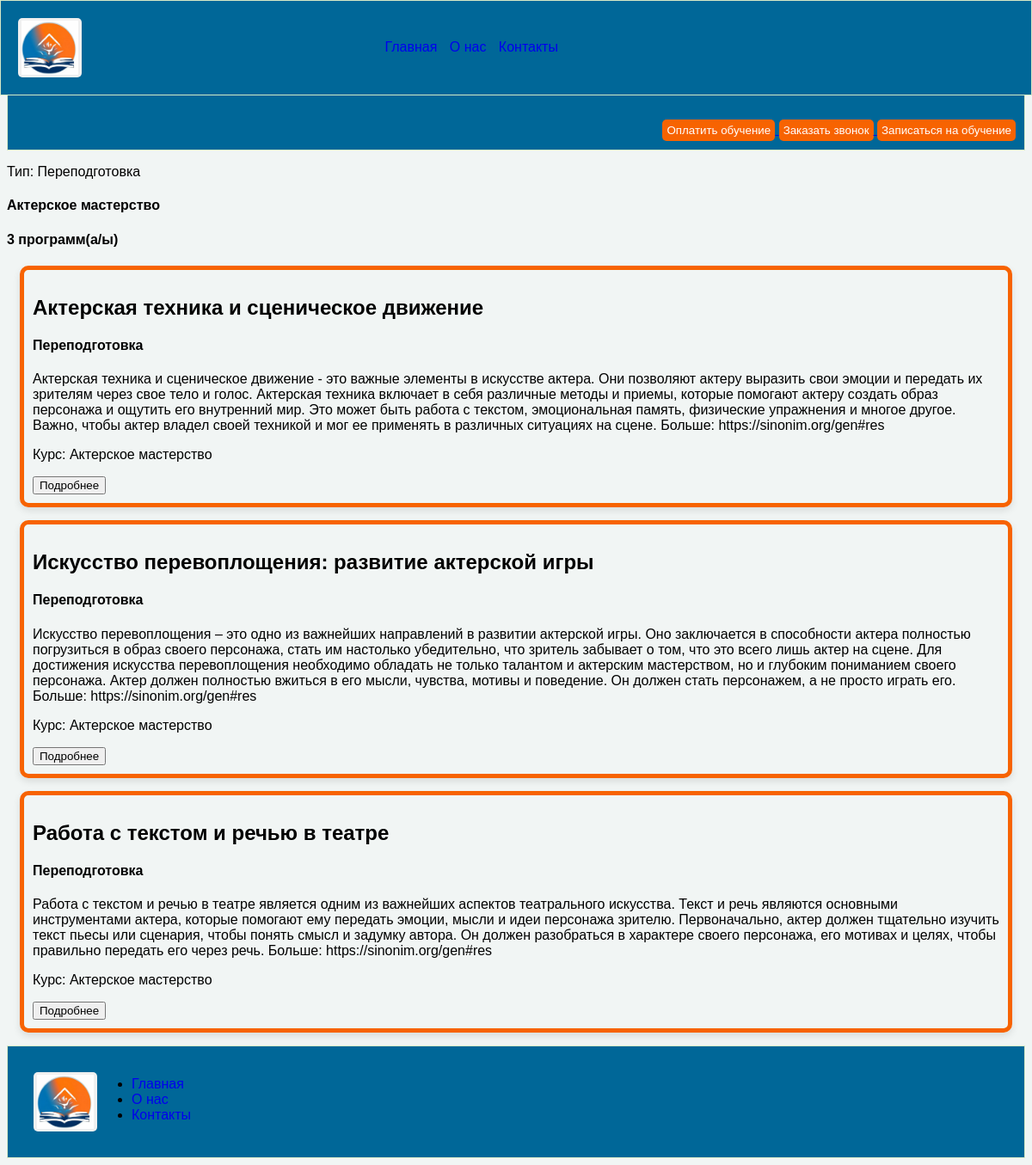
The page /14 on the database its author committed.
### Centr/models.py (models this page shows, shortened)
class MenuTrainingCent(models.Model):
    title = models.CharField(max_length=70, verbose_name='Название')
    description = models.TextField(verbose_name='Описание')
    image = models.ImageField(upload_to='images', verbose_name='Изображение')
    value_programs = models.IntegerField(default=1, verbose_name='количество программ обучения')
    TYPE = [
        ('PPD', 'Переподготовка'),
        ('DPD', 'Доподготовка'),
    ]
    type = models.CharField(choices=TYPE, max_length=3, default='PPD', verbose_name='Тип')

class more_detailed(models.Model):
    title = models.CharField(max_length=200, verbose_name='Название')
    kurs = models.CharField(max_length=70, blank=True,
                            verbose_name='Указать название курса пример Педагогика или менеджмент')
    description = models.TextField(verbose_name='Описание')
    TYPE = [
        ('PPD', 'Переподготовка'),
        ('DPD', 'Доподготовка'),
    ]
    type = models.CharField(choices=TYPE, max_length=3, default='PPD', verbose_name='Тип')

### Centr/views.py (the view)
# urls.py: path('<int:object_id>', views.detailed, name='detailed'),
def detailed(request, object_id):  # object_id принимает id из URL
    detail = get_object_or_404(MenuTrainingCent, pk=object_id)
    program = more_detailed.objects.order_by('type')
    infa = card_info.objects.all()
    context = {'infa': infa,'detail': detail, 'program': program}
    return render(request, 'more_detailed.html', context=context)

### Centr/templates/more_detailed.html
{% extends 'main.html' %}
    {% load static %}
{% block content %}
    <p>Тип: {{ detail.get_type_display }}</p>
    <h4>{{ detail.title }}</h4>
    <h4>{{ detail.value_programs }} программ(а/ы)</h4>
{% for item in program %}
    {% if item.kurs == detail.title  %}
        {% if item.get_type_display == detail.get_type_display %}
            <div class="card_detail">
                <h2>{{ item.title }}</h2>
                <h4> {{ item.get_type_display }}</h4>
                <p>{{ item.description }}</p>
                <p>Курс: {{ item.kurs }}</p>
                    <a href="{% url 'info_program' item.title   %}"> <button >Подробнее</button></a>
            </div>
        {% endif %}
    {% endif %}
{% endfor %}
{% endblock  %}

### Centr/static/css/marketplace.css (style rules this page uses)
body { background: #f1f5f4; margin: 0; }
* { box-sizing: border-box; }

### Centr/static/css/about111.css (style rules this page uses)
body { font-family: sans-serif; }

### Centr/static/css/trtri.css (style rules this page uses)
.card_detail { position: relative; margin: 15px; overflow: hidden; cursor: pointer; border-radius: 10px; box-shadow: 0 4px 8px rgba(0, 0, 0, 0.1); border: 5px solid #f76301; padding: 10px; margin: 15px; }

### Centr/static/css/callback.css (style rules this page uses)
body { display: block; margin: 8px; }

### Centr/static/css/conta.css (style rules this page uses)
body { font-family: sans-serif; }

### Centr/static/css/payment.css (style rules this page uses)
body { display: block; margin: 8px; }

### rows shown on the page
MenuTrainingCent: type "Переподготовка", title "Актерское мастерство", value_programs "3"
more_detailed: title "Актерская техника и сценическое движение", type "Переподготовка", description "Актерская техника и сценическое движение - это важные элементы в искусстве актера. Они позволяют актеру выразить свои эмоции и передать их зрителям через свое тело и голос. Актерская техника включает в себя различные методы и приемы, которые помогают актеру создать образ персонажа и ощутить его внутренний мир. Это может быть работа с текстом, эмоциональная память, физические упражнения и многое другое. Важно, чтобы актер владел своей техникой и мог ее применять в различных ситуациях на сцене. Больше: https://sinonim.org/gen#res", kurs "Актерское мастерство"
more_detailed: title "Искусство перевоплощения: развитие актерской игры", type "Переподготовка", description "Искусство перевоплощения – это одно из важнейших направлений в развитии актерской игры. Оно заключается в способности актера полностью погрузиться в образ своего персонажа, стать им настолько убедительно, что зритель забывает о том, что это всего лишь актер на сцене. Для достижения искусства перевоплощения необходимо обладать не только талантом и актерским мастерством, но и глубоким пониманием своего персонажа. Актер должен полностью вжиться в его мысли, чувства, мотивы и поведение. Он должен стать персонажем, а не просто играть его. Больше: https://sinonim.org/gen#res", kurs "Актерское мастерство"
more_detailed: title "Работа с текстом и речью в театре", type "Переподготовка", description "Работа с текстом и речью в театре является одним из важнейших аспектов театрального искусства. Текст и речь являются основными инструментами актера, которые помогают ему передать эмоции, мысли и идеи персонажа зрителю. Первоначально, актер должен тщательно изучить текст пьесы или сценария, чтобы понять смысл и задумку автора. Он должен разобраться в характере своего персонажа, его мотивах и целях, чтобы правильно передать его через речь. Больше: https://sinonim.org/gen#res", kurs "Актерское мастерство"
